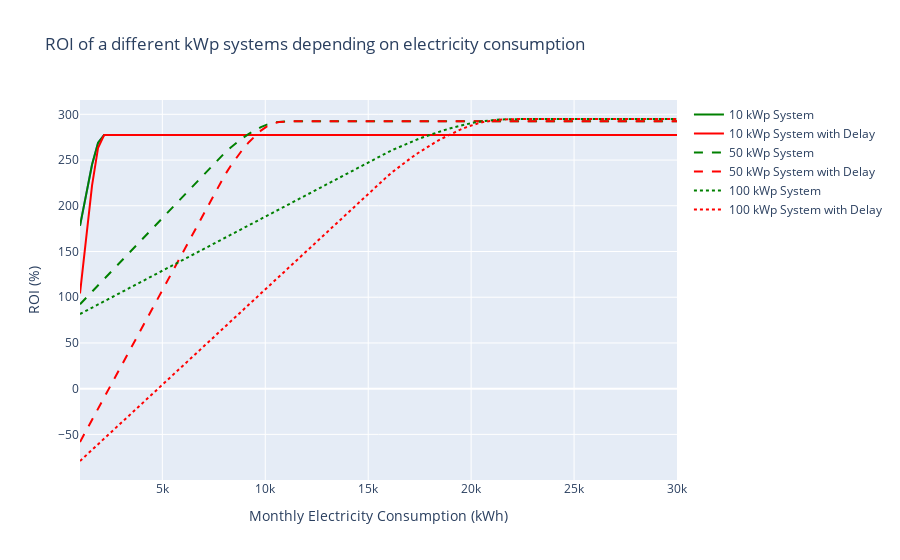

The code cell stored with this chart in its notebook:
### Code cell
ROI_graph(x_range=np.linspace(1000, 30000, 100))
